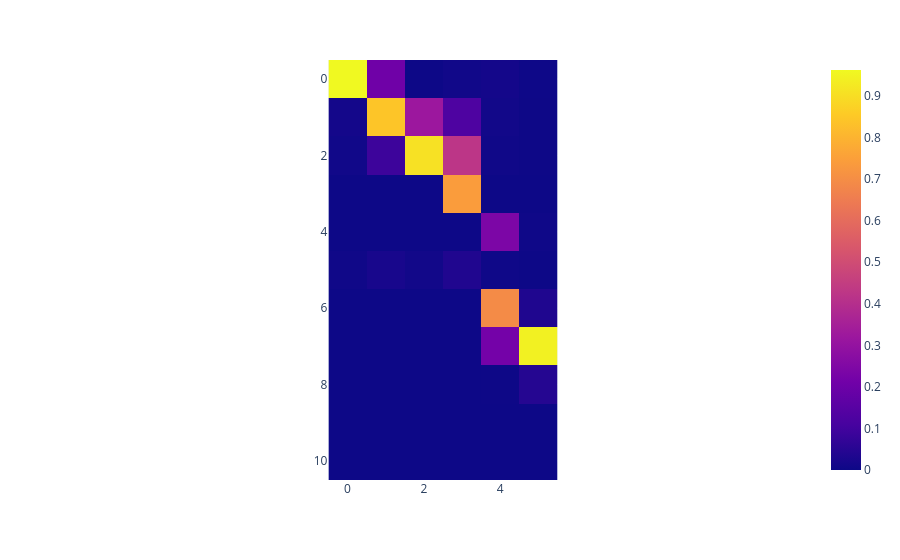

The code cell stored with this chart in its notebook:
### Code cell
MAC = np.zeros((Phi_id.shape[1] + 5, Phi_id.shape[1]))   # Initialize MAC matrix
for i in range(Phi_id.shape[1] + 5):                     # Index over computed modes (larger)
    for j in range(Phi_id.shape[1]):                     # Index over identified modes
        numerator = np.abs(np.conj(Phi_m[:, i]) @ Phi_id[:, j])**2
        denominator = (np.conj(Phi_m[:, i]) @ Phi_m[:, i]) * (np.conj(Phi_id[:, j]) @ Phi_id[:, j])
        MAC[i, j] = numerator / denominator

# Plot the MAC matrix: Check if the off-diagonal elements are close to zero
fig = px.imshow(MAC)
fig.show()

### Figure 1 — Plotly figure (JSON) as saved in the notebook; plotly's stock layout.template omitted (floating-point values rounded to 4 significant figures)
{"data": [{"coloraxis": "coloraxis", "hovertemplate": "x: %{x}<br>y: %{y}<br>color: %{z}<extra></extra>", "name": "0", "type": "heatmap", "xaxis": "x", "yaxis": "y", "z": [[0.9623, 0.2076, 7.599e-05, 0.008079, 0.01294, 0.002565], [0.01376, 0.8432, 0.3201, 0.1275, 0.00854, 0.001536], [0.007794, 0.09031, 0.9074, 0.4232, 0.006033, 0.001197], [0.0002037, 7.114e-05, 0.0006498, 0.739, 0.0004354, 0.0001495], [6.824e-09, 4.463e-07, 2.51e-06, 2.595e-06, 0.24, 0.003427], [0.005504, 0.02017, 0.01018, 0.03502, 0.004072, 0.0001935], [2.13e-09, 1.929e-07, 2.639e-06, 1.433e-06, 0.6914, 0.03404], [3.546e-09, 4.903e-06, 3.304e-07, 8.676e-06, 0.2183, 0.9439], [3.396e-07, 1.511e-05, 6.84e-07, 3.601e-06, 0.001558, 0.04488], [9.559e-07, 6.74e-08, 3.407e-08, 7.235e-09, 8.418e-06, 0.000169], [1.615e-06, 0.0001224, 6.876e-05, 3.354e-06, 0.0001093, 0.0004023]]}], "layout": {"coloraxis": {"colorscale": [[0, "#0d0887"], [0.1111, "#46039f"], [0.2222, "#7201a8"], [0.3333, "#9c179e"], [0.4444, "#bd3786"], [0.5556, "#d8576b"], [0.6667, "#ed7953"], [0.7778, "#fb9f3a"], [0.8889, "#fdca26"], [1, "#f0f921"]]}, "margin": {"t": 60}, "xaxis": {"anchor": "y", "constrain": "domain", "domain": [0, 1], "scaleanchor": "y"}, "yaxis": {"anchor": "x", "autorange": "reversed", "constrain": "domain", "domain": [0, 1]}}}
